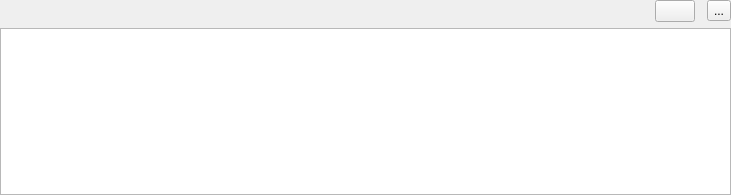
<?xml version="1.0" encoding="UTF-8"?>
<ui version="4.0">
 <class>qSlicerSimpleMarkupsWidget</class>
 <widget class="qSlicerWidget" name="qSlicerSimpleMarkupsWidget">
  <property name="geometry">
   <rect>
    <x>0</x>
    <y>0</y>
    <width>731</width>
    <height>195</height>
   </rect>
  </property>
  <property name="sizePolicy">
   <sizepolicy hsizetype="Expanding" vsizetype="Expanding">
    <horstretch>0</horstretch>
    <verstretch>0</verstretch>
   </sizepolicy>
  </property>
  <property name="windowTitle">
   <string>Form</string>
  </property>
  <layout class="QVBoxLayout" name="verticalLayout">
   <property name="margin">
    <number>0</number>
   </property>
   <item>
    <layout class="QHBoxLayout" name="horizontalLayout">
     <property name="sizeConstraint">
      <enum>QLayout::SetDefaultConstraint</enum>
     </property>
     <item>
      <widget class="qMRMLNodeComboBox" name="MarkupsFiducialNodeComboBox" native="true">
       <property name="enabled">
        <bool>true</bool>
       </property>
       <property name="sizePolicy">
        <sizepolicy hsizetype="Expanding" vsizetype="Fixed">
         <horstretch>0</horstretch>
         <verstretch>0</verstretch>
        </sizepolicy>
       </property>
       <property name="nodeTypes" stdset="0">
        <stringlist>
         <string>vtkMRMLMarkupsFiducialNode</string>
        </stringlist>
       </property>
       <property name="showHidden" stdset="0">
        <bool>true</bool>
       </property>
       <property name="noneEnabled" stdset="0">
        <bool>true</bool>
       </property>
       <property name="addEnabled" stdset="0">
        <bool>true</bool>
       </property>
       <property name="removeEnabled" stdset="0">
        <bool>true</bool>
       </property>
       <property name="editEnabled" stdset="0">
        <bool>false</bool>
       </property>
       <property name="renameEnabled" stdset="0">
        <bool>true</bool>
       </property>
      </widget>
     </item>
     <item>
      <widget class="ctkColorPickerButton" name="ColorButton">
       <property name="sizePolicy">
        <sizepolicy hsizetype="Fixed" vsizetype="Fixed">
         <horstretch>0</horstretch>
         <verstretch>0</verstretch>
        </sizepolicy>
       </property>
       <property name="toolTip">
        <string>Select the display color.</string>
       </property>
       <property name="checkable">
        <bool>true</bool>
       </property>
       <property name="displayColorName" stdset="0">
        <bool>false</bool>
       </property>
      </widget>
     </item>
     <item>
      <widget class="qSlicerMarkupsPlaceWidget" name="MarkupsPlaceWidget" native="true">
       <property name="sizePolicy">
        <sizepolicy hsizetype="Fixed" vsizetype="Fixed">
         <horstretch>0</horstretch>
         <verstretch>0</verstretch>
        </sizepolicy>
       </property>
       <property name="minimumSize">
        <size>
         <width>0</width>
         <height>0</height>
        </size>
       </property>
      </widget>
     </item>
     <item>
      <widget class="QToolButton" name="MoreButton">
       <property name="text">
        <string>...</string>
       </property>
       <property name="icon">
        <iconset resource="../../../../../../Libs/MRML/Widgets/Resources/qMRMLWidgets.qrc">
         <normaloff>:/Icons/SliceMoreOptions.png</normaloff>:/Icons/SliceMoreOptions.png</iconset>
       </property>
       <property name="popupMode">
        <enum>QToolButton::InstantPopup</enum>
       </property>
      </widget>
     </item>
    </layout>
   </item>
   <item>
    <layout class="QHBoxLayout" name="horizontalLayout_2">
     <property name="sizeConstraint">
      <enum>QLayout::SetDefaultConstraint</enum>
     </property>
     <property name="topMargin">
      <number>0</number>
     </property>
     <item>
      <widget class="QTableWidget" name="MarkupsFiducialTableWidget"/>
     </item>
    </layout>
   </item>
  </layout>
  <action name="ActionVisibility">
   <property name="icon">
    <iconset resource="../../../../../../Base/QTGUI/Resources/qSlicerBaseQTGUI.qrc">
     <normaloff>:/Icons/Small/SlicerInvisible.png</normaloff>
     <normalon>:/Icons/Small/SlicerVisible.png</normalon>:/Icons/Small/SlicerInvisible.png</iconset>
   </property>
   <property name="text">
    <string>Visibility</string>
   </property>
   <property name="toolTip">
    <string>Toggle markups visibility</string>
   </property>
  </action>
  <action name="ActionLocked">
   <property name="icon">
    <iconset resource="../../../../../../Base/QTGUI/Resources/qSlicerBaseQTGUI.qrc">
     <normaloff>:/Icons/Small/SlicerUnlock.png</normaloff>
     <normalon>:/Icons/Small/SlicerLock.png</normalon>:/Icons/Small/SlicerUnlock.png</iconset>
   </property>
   <property name="text">
    <string>Locked</string>
   </property>
   <property name="toolTip">
    <string>Toggle markup point positions lock</string>
   </property>
  </action>
 </widget>
 <customwidgets>
  <customwidget>
   <class>qMRMLNodeComboBox</class>
   <extends>QWidget</extends>
   <header>qMRMLNodeComboBox.h</header>
   <container>1</container>
  </customwidget>
  <customwidget>
   <class>qSlicerWidget</class>
   <extends>QWidget</extends>
   <header>qSlicerWidget.h</header>
   <container>1</container>
  </customwidget>
  <customwidget>
   <class>ctkColorPickerButton</class>
   <extends>QPushButton</extends>
   <header>ctkColorPickerButton.h</header>
  </customwidget>
  <customwidget>
   <class>qSlicerMarkupsPlaceWidget</class>
   <extends>qSlicerWidget</extends>
   <header>qSlicerMarkupsPlaceWidget.h</header>
   <container>1</container>
  </customwidget>
 </customwidgets>
 <resources>
  <include location="../../../Resources/qSlicerMarkupsModule.qrc"/>
  <include location="../../../../../../Libs/MRML/Widgets/Resources/qMRMLWidgets.qrc"/>
  <include location="../../../../../../Base/QTGUI/Resources/qSlicerBaseQTGUI.qrc"/>
 </resources>
 <connections>
  <connection>
   <sender>qSlicerSimpleMarkupsWidget</sender>
   <signal>mrmlSceneChanged(vtkMRMLScene*)</signal>
   <receiver>MarkupsFiducialNodeComboBox</receiver>
   <slot>setMRMLScene(vtkMRMLScene*)</slot>
   <hints>
    <hint type="sourcelabel">
     <x>199</x>
     <y>149</y>
    </hint>
    <hint type="destinationlabel">
     <x>300</x>
     <y>149</y>
    </hint>
   </hints>
  </connection>
  <connection>
   <sender>qSlicerSimpleMarkupsWidget</sender>
   <signal>mrmlSceneChanged(vtkMRMLScene*)</signal>
   <receiver>MarkupsPlaceWidget</receiver>
   <slot>setMRMLScene(vtkMRMLScene*)</slot>
   <hints>
    <hint type="sourcelabel">
     <x>199</x>
     <y>149</y>
    </hint>
    <hint type="destinationlabel">
     <x>300</x>
     <y>149</y>
    </hint>
   </hints>
  </connection>
 </connections>
</ui>
